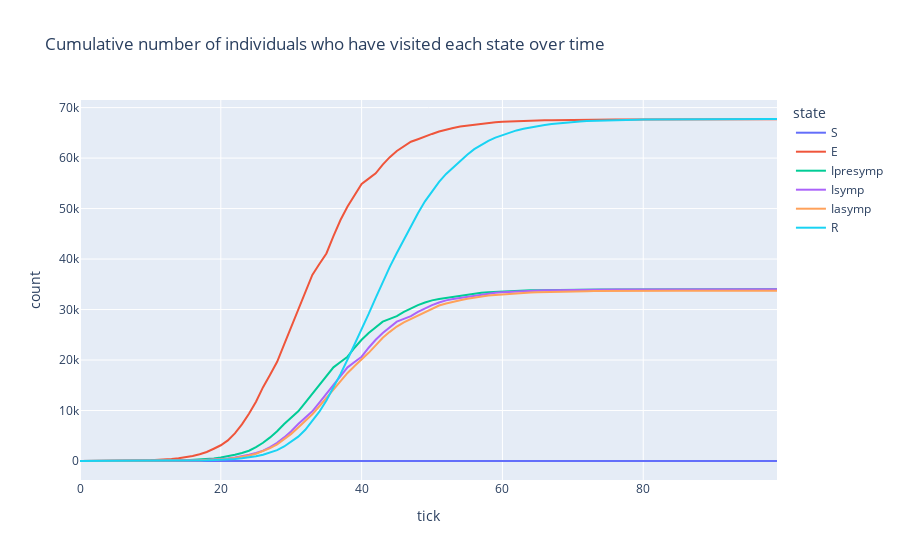

Here is the notebook cell this chart was saved with:
### Code cell
num_ticks = simulator.num_ticks(output_file)
state_tick_cum_counts = simulator.compute_state_tick_cum_counts(transitions, num_ticks)

states = state_tick_cum_counts.columns
states.remove("tick")

title = "Cumulative number of individuals who have visited each state over time"
pdf = state_tick_cum_counts.melt(id_vars="tick", value_vars=states, variable_name="state", value_name="count")
px.line(pdf, x="tick", y="count", color="state", title=title)

### Figure 1 — Plotly figure (JSON) as saved in the notebook; plotly's stock layout.template omitted (floating-point values rounded to 4 significant figures)
{"data": [{"hovertemplate": "state=S<br>tick=%{x}<br>count=%{y}<extra></extra>", "legendgroup": "S", "line": {"color": "#636efa", "dash": "solid"}, "marker": {"symbol": "circle"}, "mode": "lines", "name": "S", "orientation": "v", "showlegend": true, "type": "scatter", "x": [0, 1, 2, 3, 4, 5, 6, 7, 8, 9, 10, 11, 12, 13, 14, 15, 16, 17, 18, 19, 20, 21, 22, 23, 24, 25, 26, 27, 28, 29, 30, 31, 32, 33, 34, 35, 36, 37, 38, 39, 40, 41, 42, 43, 44, 45, 46, 47, 48, 49, 50, 51, 52, 53, 54, 55, 56, 57, 58, 59, 60, 61, 62, 63, 64, 65, 66, 67, 68, 69, 70, 71, 72, 73, 74, 75, 76, 77, 78, 79, 80, 81, 82, 83, 84, 85, 86, 87, 88, 89, 90, 91, 92, 93, 94, 95, 96, 97, 98, 99], "xaxis": "x", "y": [0, 0, 0, 0, 0, 0, 0, 0, 0, 0, 0, 0, 0, 0, 0, 0, 0, 0, 0, 0, 0, 0, 0, 0, 0, 0, 0, 0, 0, 0, 0, 0, 0, 0, 0, 0, 0, 0, 0, 0, 0, 0, 0, 0, 0, 0, 0, 0, 0, 0, 0, 0, 0, 0, 0, 0, 0, 0, 0, 0, 0, 0, 0, 0, 0, 0, 0, 0, 0, 0, 0, 0, 0, 0, 0, 0, 0, 0, 0, 0, 0, 0, 0, 0, 0, 0, 0, 0, 0, 0, 0, 0, 0, 0, 0, 0, 0, 0, 0, 0], "yaxis": "y"}, {"hovertemplate": "state=E<br>tick=%{x}<br>count=%{y}<extra></extra>", "legendgroup": "E", "line": {"color": "#EF553B", "dash": "solid"}, "marker": {"symbol": "circle"}, "mode": "lines", "name": "E", "orientation": "v", "showlegend": true, "type": "scatter", "x": [0, 1, 2, 3, 4, 5, 6, 7, 8, 9, 10, 11, 12, 13, 14, 15, 16, 17, 18, 19, 20, 21, 22, 23, 24, 25, 26, 27, 28, 29, 30, 31, 32, 33, 34, 35, 36, 37, 38, 39, 40, 41, 42, 43, 44, 45, 46, 47, 48, 49, 50, 51, 52, 53, 54, 55, 56, 57, 58, 59, 60, 61, 62, 63, 64, 65, 66, 67, 68, 69, 70, 71, 72, 73, 74, 75, 76, 77, 78, 79, 80, 81, 82, 83, 84, 85, 86, 87, 88, 89, 90, 91, 92, 93, 94, 95, 96, 97, 98, 99], "xaxis": "x", "y": [0, 0, 0, 4, 10, 16, 25, 38, 70, 114, 157, 206, 287, 392, 525, 739, 978, 1330, 1781, 2431, 3117, 4071, 5461, 7251, 9344, 11747, 14622, 17106, 19657, 23085, 26599, 30097, 33500, 36857, 39011, 41118, 44562, 47737, 50416, 52765, 54864, 55928, 56973, 58706, 60191, 61420, 62404, 63245, 63743, 64194, 64789, 65266, 65675, 65981, 66267, 66459, 66636, 66796, 66960, 67080, 67193, 67266, 67317, 67378, 67434, 67474, 67503, 67522, 67551, 67571, 67590, 67601, 67618, 67630, 67637, 67645, 67653, 67660, 67666, 67668, 67672, 67680, 67685, 67685, 67689, 67690, 67694, 67694, 67695, 67695, 67695, 67695, 67696, 67697, 67697, 67697, 67697, 67697, 67698, 67698], "yaxis": "y"}, {"hovertemplate": "state=Ipresymp<br>tick=%{x}<br>count=%{y}<extra></extra>", "legendgroup": "Ipresymp", "line": {"color": "#00cc96", "dash": "solid"}, "marker": {"symbol": "circle"}, "mode": "lines", "name": "Ipresymp", "orientation": "v", "showlegend": true, "type": "scatter", "x": [0, 1, 2, 3, 4, 5, 6, 7, 8, 9, 10, 11, 12, 13, 14, 15, 16, 17, 18, 19, 20, 21, 22, 23, 24, 25, 26, 27, 28, 29, 30, 31, 32, 33, 34, 35, 36, 37, 38, 39, 40, 41, 42, 43, 44, 45, 46, 47, 48, 49, 50, 51, 52, 53, 54, 55, 56, 57, 58, 59, 60, 61, 62, 63, 64, 65, 66, 67, 68, 69, 70, 71, 72, 73, 74, 75, 76, 77, 78, 79, 80, 81, 82, 83, 84, 85, 86, 87, 88, 89, 90, 91, 92, 93, 94, 95, 96, 97, 98, 99], "xaxis": "x", "y": [0, 0, 4, 8, 10, 12, 17, 20, 27, 36, 43, 65, 86, 112, 136, 172, 226, 289, 413, 519, 696, 924, 1241, 1575, 2039, 2737, 3607, 4677, 5902, 7332, 8602, 9839, 11586, 13358, 15090, 16831, 18553, 19604, 20662, 22440, 24016, 25351, 26535, 27606, 28160, 28688, 29550, 30276, 30880, 31393, 31818, 32071, 32284, 32577, 32824, 33030, 33183, 33321, 33423, 33508, 33578, 33654, 33711, 33766, 33806, 33835, 33865, 33889, 33909, 33919, 33926, 33940, 33949, 33961, 33963, 33973, 33980, 33982, 33985, 33990, 33994, 33998, 33999, 34001, 34004, 34006, 34006, 34008, 34009, 34011, 34011, 34011, 34011, 34011, 34011, 34012, 34012, 34012, 34012, 34012], "yaxis": "y"}, {"hovertemplate": "state=Isymp<br>tick=%{x}<br>count=%{y}<extra></extra>", "legendgroup": "Isymp", "line": {"color": "#ab63fa", "dash": "solid"}, "marker": {"symbol": "circle"}, "mode": "lines", "name": "Isymp", "orientation": "v", "showlegend": true, "type": "scatter", "x": [0, 1, 2, 3, 4, 5, 6, 7, 8, 9, 10, 11, 12, 13, 14, 15, 16, 17, 18, 19, 20, 21, 22, 23, 24, 25, 26, 27, 28, 29, 30, 31, 32, 33, 34, 35, 36, 37, 38, 39, 40, 41, 42, 43, 44, 45, 46, 47, 48, 49, 50, 51, 52, 53, 54, 55, 56, 57, 58, 59, 60, 61, 62, 63, 64, 65, 66, 67, 68, 69, 70, 71, 72, 73, 74, 75, 76, 77, 78, 79, 80, 81, 82, 83, 84, 85, 86, 87, 88, 89, 90, 91, 92, 93, 94, 95, 96, 97, 98, 99], "xaxis": "x", "y": [0, 0, 0, 0, 4, 8, 10, 12, 17, 20, 27, 36, 43, 65, 86, 112, 136, 172, 226, 289, 413, 519, 696, 924, 1241, 1575, 2039, 2737, 3607, 4677, 5902, 7332, 8602, 9839, 11586, 13358, 15090, 16831, 18553, 19604, 20662, 22440, 24016, 25351, 26535, 27606, 28160, 28688, 29550, 30276, 30880, 31393, 31818, 32071, 32284, 32577, 32824, 33030, 33183, 33321, 33423, 33508, 33578, 33654, 33711, 33766, 33806, 33835, 33865, 33889, 33909, 33919, 33926, 33940, 33949, 33961, 33963, 33973, 33980, 33982, 33985, 33990, 33994, 33998, 33999, 34001, 34004, 34006, 34006, 34008, 34009, 34011, 34011, 34011, 34011, 34011, 34011, 34012, 34012, 34012], "yaxis": "y"}, {"hovertemplate": "state=Iasymp<br>tick=%{x}<br>count=%{y}<extra></extra>", "legendgroup": "Iasymp", "line": {"color": "#FFA15A", "dash": "solid"}, "marker": {"symbol": "circle"}, "mode": "lines", "name": "Iasymp", "orientation": "v", "showlegend": true, "type": "scatter", "x": [0, 1, 2, 3, 4, 5, 6, 7, 8, 9, 10, 11, 12, 13, 14, 15, 16, 17, 18, 19, 20, 21, 22, 23, 24, 25, 26, 27, 28, 29, 30, 31, 32, 33, 34, 35, 36, 37, 38, 39, 40, 41, 42, 43, 44, 45, 46, 47, 48, 49, 50, 51, 52, 53, 54, 55, 56, 57, 58, 59, 60, 61, 62, 63, 64, 65, 66, 67, 68, 69, 70, 71, 72, 73, 74, 75, 76, 77, 78, 79, 80, 81, 82, 83, 84, 85, 86, 87, 88, 89, 90, 91, 92, 93, 94, 95, 96, 97, 98, 99], "xaxis": "x", "y": [0, 0, 0, 0, 1, 2, 3, 6, 10, 15, 23, 30, 39, 47, 65, 88, 113, 141, 199, 263, 340, 451, 613, 821, 1085, 1428, 1918, 2536, 3292, 4252, 5376, 6654, 7907, 9243, 10852, 12465, 14107, 15848, 17446, 18824, 20104, 21424, 22895, 24396, 25581, 26638, 27461, 28113, 28828, 29536, 30177, 30793, 31207, 31571, 31844, 32125, 32358, 32575, 32764, 32898, 33022, 33130, 33228, 33307, 33380, 33440, 33488, 33526, 33549, 33572, 33604, 33621, 33639, 33652, 33668, 33674, 33681, 33691, 33697, 33704, 33706, 33712, 33713, 33717, 33718, 33720, 33724, 33727, 33729, 33729, 33730, 33734, 33734, 33734, 33734, 33734, 33734, 33734, 33735, 33735], "yaxis": "y"}, {"hovertemplate": "state=R<br>tick=%{x}<br>count=%{y}<extra></extra>", "legendgroup": "R", "line": {"color": "#19d3f3", "dash": "solid"}, "marker": {"symbol": "circle"}, "mode": "lines", "name": "R", "orientation": "v", "showlegend": true, "type": "scatter", "x": [0, 1, 2, 3, 4, 5, 6, 7, 8, 9, 10, 11, 12, 13, 14, 15, 16, 17, 18, 19, 20, 21, 22, 23, 24, 25, 26, 27, 28, 29, 30, 31, 32, 33, 34, 35, 36, 37, 38, 39, 40, 41, 42, 43, 44, 45, 46, 47, 48, 49, 50, 51, 52, 53, 54, 55, 56, 57, 58, 59, 60, 61, 62, 63, 64, 65, 66, 67, 68, 69, 70, 71, 72, 73, 74, 75, 76, 77, 78, 79, 80, 81, 82, 83, 84, 85, 86, 87, 88, 89, 90, 91, 92, 93, 94, 95, 96, 97, 98, 99], "xaxis": "x", "y": [0, 0, 0, 0, 0, 0, 1, 1, 3, 8, 13, 22, 31, 38, 52, 68, 87, 110, 135, 174, 220, 310, 399, 531, 695, 923, 1239, 1630, 2142, 2880, 3784, 4828, 6191, 7889, 9773, 11995, 14506, 17214, 20106, 23041, 26070, 29127, 32319, 35485, 38447, 41210, 43908, 46589, 49092, 51437, 53441, 55288, 56865, 58195, 59478, 60683, 61766, 62667, 63409, 64053, 64580, 65063, 65484, 65827, 66121, 66361, 66564, 66740, 66904, 67035, 67155, 67251, 67330, 67390, 67445, 67494, 67521, 67549, 67578, 67615, 67629, 67643, 67661, 67673, 67682, 67692, 67701, 67707, 67713, 67719, 67726, 67732, 67733, 67734, 67737, 67738, 67742, 67742, 67745, 67746], "yaxis": "y"}], "layout": {"autosize": true, "legend": {"title": {"text": "state"}, "tracegroupgap": 0}, "title": {"text": "Cumulative number of individuals who have visited each state over time"}, "xaxis": {"anchor": "y", "autorange": true, "domain": [0, 1], "range": [0, 99], "title": {"text": "tick"}, "type": "linear"}, "yaxis": {"anchor": "x", "autorange": true, "domain": [0, 1], "range": [-3764.0, 71510.0], "title": {"text": "count"}, "type": "linear"}}}
